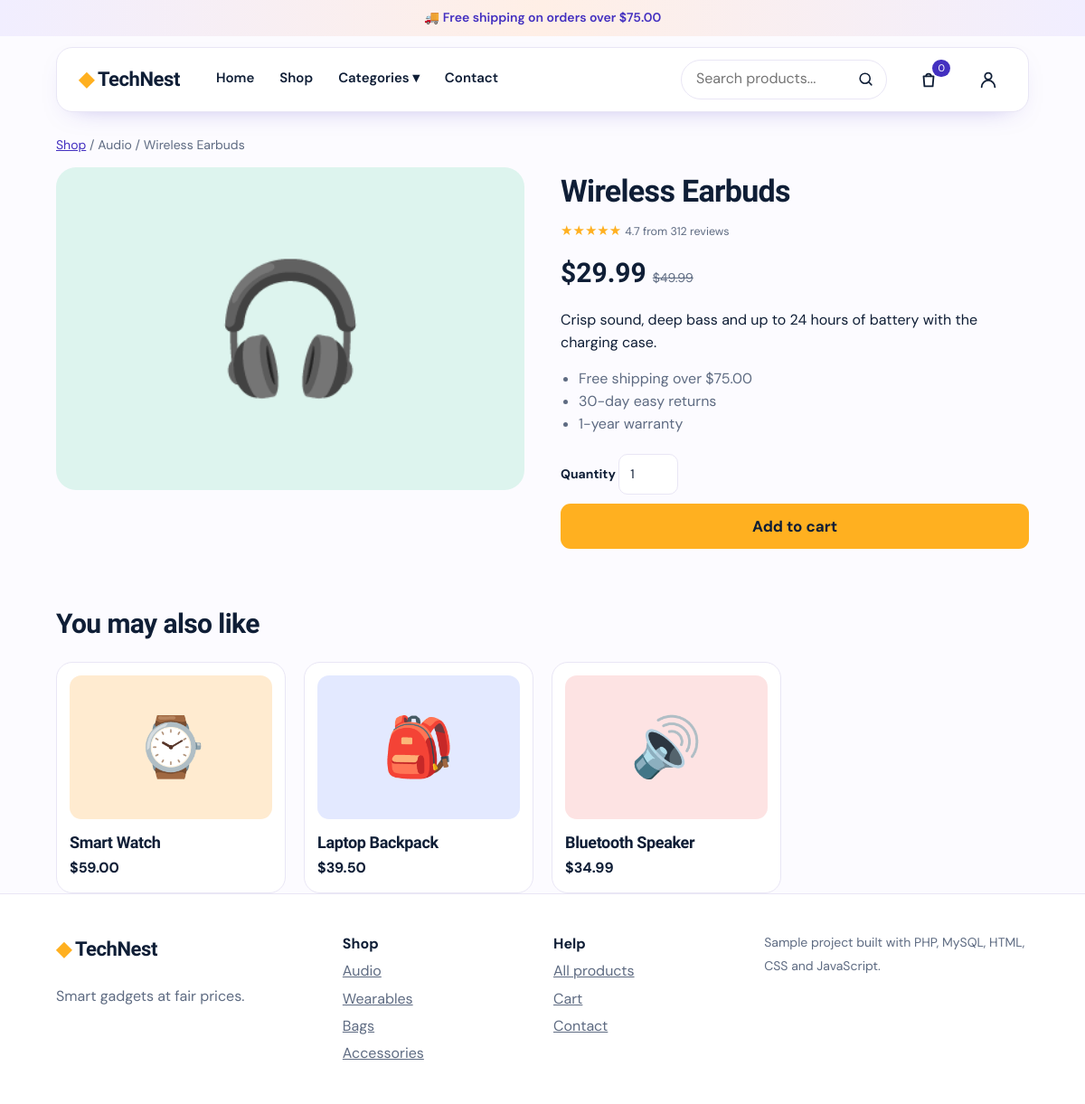
Screenshot of /product.php?id=1 with the database file from the repository.
### tables this page shows
CREATE TABLE IF NOT EXISTS products (
  id INT PRIMARY KEY AUTO_INCREMENT, name VARCHAR(120) NOT NULL, price DECIMAL(8,2) NOT NULL,
  old_price DECIMAL(8,2) NOT NULL DEFAULT 0, cat VARCHAR(60) NOT NULL, emoji VARCHAR(16), image VARCHAR(255) DEFAULT NULL,
  rating DECIMAL(2,1) DEFAULT 4.5, reviews INT DEFAULT 0, badge VARCHAR(30) DEFAULT '',
  bg VARCHAR(9) DEFAULT '#EEF2F7', description TEXT
);

### product.php (the view, shortened to what this page needs)
<?php include 'header.php';
$p = find_product((int)($_GET['id'] ?? 0));
if (!$p): ?><main class="wrap done"><h1>Product not found</h1><a class="btn" href="index.php">Back to shop</a></main>
<?php else: ?>
<main class="wrap">
  <p class="crumb"><a href="index.php">Shop</a> / <?= e($p['cat']) ?> / <?= e($p['name']) ?></p>
  <div class="detail">
    <div class="bigpic" style="background:<?= $p['bg'] ?>"><?= pic($p) ?></div>
    <form method="post" action="cart.php" class="dinfo">
      <h1><?= e($p['name']) ?></h1>
      <p class="stars"><?= stars($p['rating']) ?> <small><?= $p['rating'] ?> from <?= $p['reviews'] ?> reviews</small></p>
      <p class="price big"><b><?= money($p['price']) ?></b><?php if($p['old']): ?><s><?= money($p['old']) ?></s><?php endif; ?></p>
      <p><?= e($p['desc']) ?></p>
      <ul class="ticks"><li>Free shipping over <?= money(FREE_SHIP) ?></li><li>30-day easy returns</li><li>1-year warranty</li></ul>
      <label>Quantity <input class="qty" type="number" name="qty" value="1" min="1" max="99"></label>
      <button class="btn lg full">Add to cart</button>
    </form>
  </div>
  <h2 class="rel">You may also like</h2>
  <div class="grid">
  <?php $n=0; foreach($products as $o){ if($o['id']==$p['id'] || $o['cat']!=$p['cat'] && $n>=2) continue; if($n++>=4) break; ?>
    <a class="card product" href="product.php?id=<?= $o['id'] ?>"><div class="pic" style="background:<?= $o['bg'] ?>"><?= pic($o) ?></div><h3><?= e($o['name']) ?></h3><b><?= money($o['price']) ?></b></a>
  <?php } ?>
  </div>
</main>
<?php endif; include 'footer.php'; ?>

### data.php (shortened to what this page needs)
<?php
try {
  $pdo = new PDO('mysql:host='.DB_HOST.';dbname='.DB_NAME.';charset=utf8mb4', DB_USER, DB_PASS,
    [PDO::ATTR_ERRMODE=>PDO::ERRMODE_EXCEPTION, PDO::ATTR_DEFAULT_FETCH_MODE=>PDO::FETCH_ASSOC]);
} catch (PDOException $x) {
  http_response_code(500);
  exit('Database not ready. Check config.php, then open <a href="setup.php">setup.php</a> once.');
}
$products = $pdo->query('SELECT id,name,price,old_price AS old,cat,emoji,image,rating,reviews,badge,bg,description AS `desc` FROM products ORDER BY id')->fetchAll();
function find_product($id){ global $products; foreach($products as $p) if($p['id']==$id) return $p; return null; }
function e($s){ return htmlspecialchars((string)$s, ENT_QUOTES, 'UTF-8'); }
function money($n){ return '$'.number_format($n,2); }
function stars($r){ $f=(int)round($r); return str_repeat('★',$f).str_repeat('☆',5-$f); }
function pic($p){ return !empty($p['image']) ? '<img src="uploads/'.e($p['image']).'" alt="'.e($p['name']).'" loading="lazy">' : e($p['emoji']); }

### style.css (style rules this page uses)
:root { --bg:#F7F8FB;--card:#fff;--ink:#0F1E36;--mute:#5E6B82;--line:#E2E7F0;--brand:#0B6E6E;--brand2:#095858;--amber:#FFB020;--red:#E5484D }
* { box-sizing:border-box }
html { scroll-behavior:smooth }
body { margin:0;background:var(--bg);color:var(--ink);font:16px/1.55 'DM Sans',system-ui,sans-serif }
h1,h2,h3,.logo { font-family:'Sora',system-ui,sans-serif;letter-spacing:-.02em }
a { color:inherit }
.wrap { max-width:1120px;margin:0 auto;padding:0 22px }
.btn { background:var(--brand);color:#fff;border:0;border-radius:11px;padding:11px 18px;font:700 15px 'DM Sans',sans-serif;cursor:pointer;text-decoration:none;display:inline-block;transition:background .2s }
.btn.lg { background:var(--amber);color:var(--ink);padding:15px 30px;font-size:17px }
.btn.full { width:100%;padding:14px }
h2 { font-size:30px;margin:0 }
select,input,textarea { padding:11px 12px;border:1px solid var(--line);border-radius:10px;font:inherit;background:#fff;color:var(--ink) }
.grid { display:grid;grid-template-columns:repeat(auto-fill,minmax(245px,1fr));gap:20px }
.card { background:var(--card);border:1px solid var(--line);border-radius:18px;padding:14px;transition:transform .2s,box-shadow .2s }
.pic { position:relative;font-size:64px;text-align:center;border-radius:13px;padding:30px 0;margin-bottom:12px }
.product h3 { margin:2px 0;font-size:18px }
.stars { margin:2px 0 12px;color:var(--amber);font-size:15px }
.stars small { color:var(--mute) }
.price b { font-size:20px;font-family:'Sora' }
.price s { color:var(--mute);margin-left:7px;font-size:14px }
.qty { width:66px }
label { display:block;font-weight:700;font-size:14px;margin-bottom:10px }
label input,label textarea { width:100%;margin-top:4px;font-weight:400 }
.crumb { color:var(--mute);font-size:14px;margin:26px 0 14px }
.crumb a { color:var(--brand) }
.detail { display:grid;grid-template-columns:1fr 1fr;gap:40px;align-items:start }
.bigpic { font-size:140px;text-align:center;border-radius:22px;padding:70px 0 }
.dinfo h1 { font-size:34px;margin:0 0 6px }
.price.big b { font-size:30px }
.price.big { margin:6px 0 14px }
.ticks { padding-left:20px;color:var(--mute) }
.dinfo label { margin-top:16px }
.rel { margin:60px 0 18px }
.product h3 a,.card h3 { text-decoration:none }
a.card { text-decoration:none;color:inherit;display:block }
:root { --bg:#FCFBFF;--brand:#4330C0;--brand2:#33229A;--soft:#F1EEFF;--line:#E9E6F5 }

### rows the page displays
products: cat "Audio", name "Wireless Earbuds", emoji "🎧", rating "★★★★★", rating "4.7", reviews "312", price "$29.99", old_price "$49.99", description "Crisp sound, deep bass and up to 24 hours of battery with the charging case."
products: emoji "⌚", name "Smart Watch", price "$59.00"
products: emoji "🎒", name "Laptop Backpack", price "$39.50"
products: emoji "🔊", name "Bluetooth Speaker", price "$34.99"

### other values shown
money(FREE_SHIP) "$75.00"
cart_count() "0"
$c "Audio"
$c "Wearables"
$c "Bags"
$c "Accessories"
